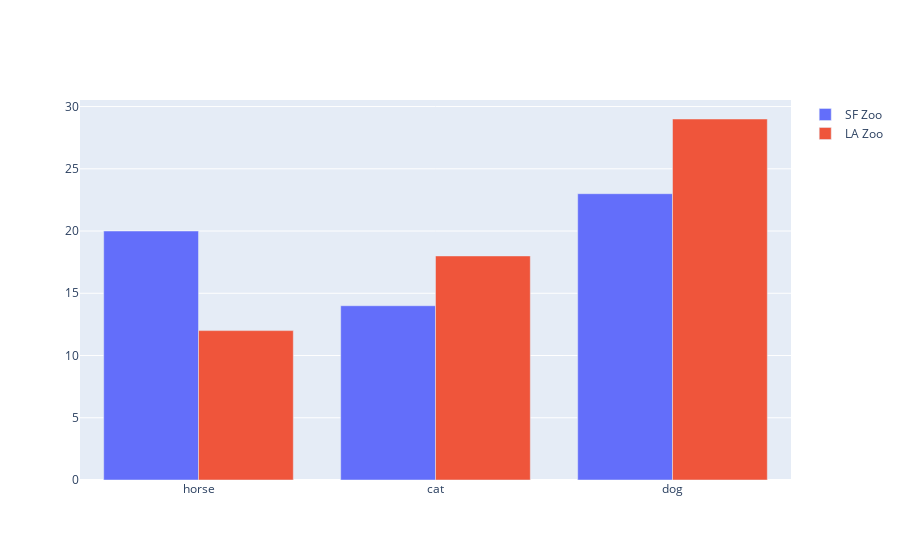

The cell this chart's notebook holds for it:
### Code cell
animals=['horse', 'cat', 'dog']

fig = go.Figure(data=[
    go.Bar(name='SF Zoo', x=animals, y=[20, 14, 23]),
    go.Bar(name='LA Zoo', x=animals, y=[12, 18, 29])
])

fig.show()

### Figure 1 — Plotly figure (JSON) as saved in the notebook; plotly's stock layout.template omitted (floating-point values rounded to 4 significant figures)
{"data": [{"name": "SF Zoo", "type": "bar", "x": ["horse", "cat", "dog"], "y": [20, 14, 23]}, {"name": "LA Zoo", "type": "bar", "x": ["horse", "cat", "dog"], "y": [12, 18, 29]}], "layout": {}}
